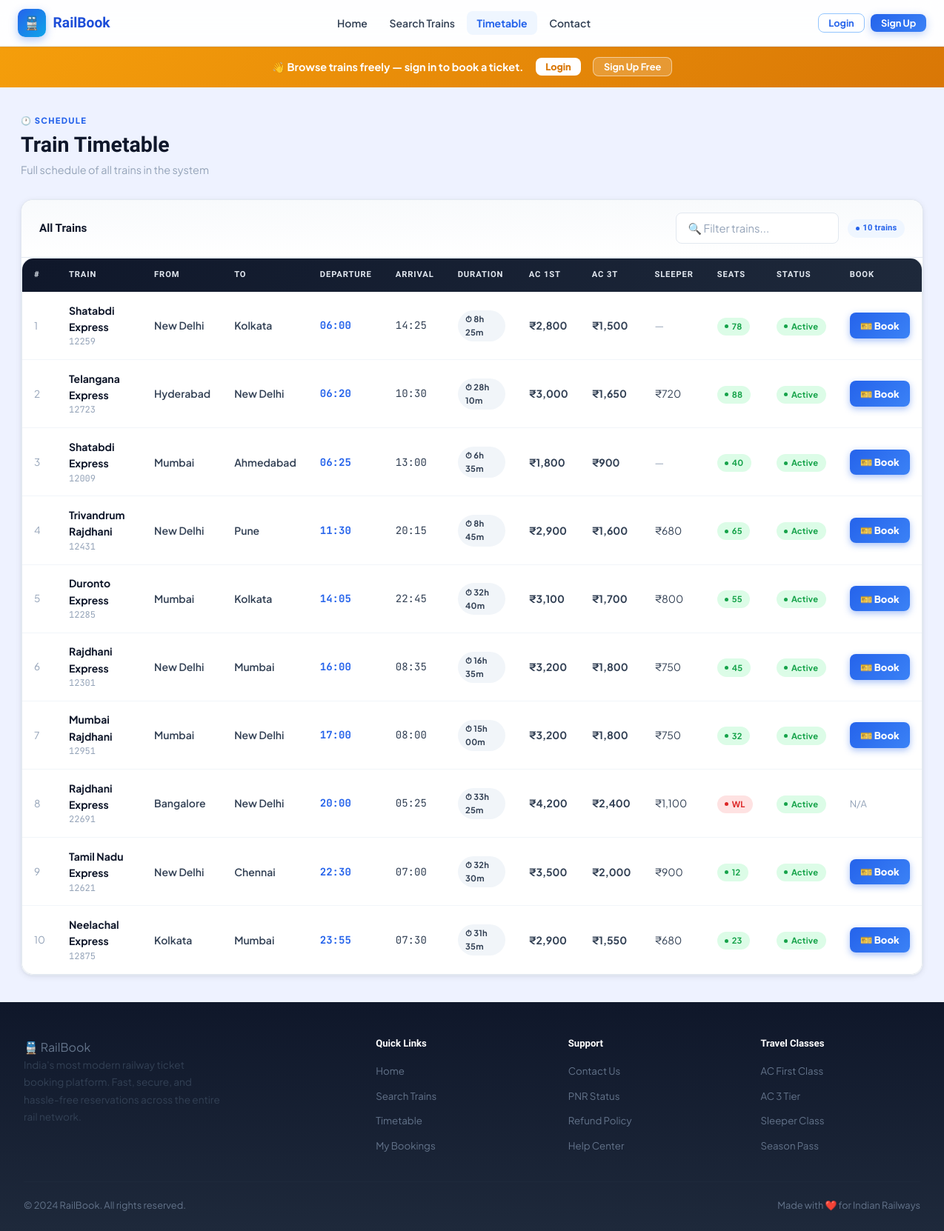
Screenshot of /timetable.php with the database file from the repository.
### tables this page shows
CREATE TABLE IF NOT EXISTS trains (
    id INT AUTO_INCREMENT PRIMARY KEY,
    train_number VARCHAR(10) NOT NULL UNIQUE,
    train_name VARCHAR(100) NOT NULL,
    from_city VARCHAR(50) NOT NULL,
    to_city VARCHAR(50) NOT NULL,
    departure_time TIME NOT NULL,
    arrival_time TIME NOT NULL,
    duration VARCHAR(20),
    total_seats INT DEFAULT 100,
    available_seats INT DEFAULT 100,
    fare_ac1 DECIMAL(10,2) DEFAULT 2500.00,
    fare_ac3 DECIMAL(10,2) DEFAULT 1200.00,
    fare_sleeper DECIMAL(10,2) DEFAULT 500.00,
    status ENUM('active','cancelled','delayed') DEFAULT 'active',
    days_of_run VARCHAR(100) DEFAULT 'Mon,Tue,Wed,Thu,Fri,Sat,Sun'
);

### config.php (called while the page is built, shortened)
<?php
function isLoggedIn() {
    return isset($_SESSION['user_id']);
}
?>

### timetable.php (the view, shortened to what this page needs)
<?php
require_once 'config.php';
$conn = getDB();
$trains = $conn->query("SELECT * FROM trains ORDER BY departure_time ASC")->fetch_all(MYSQLI_ASSOC);
?>
<!DOCTYPE html>
<html lang="en">
<head>
    <link rel="stylesheet" href="assets/css/style.css">
</head>
<body>
<?php include 'includes/navbar.php'; ?>
<?php if(!isLoggedIn()): ?>
<div style="background:linear-gradient(135deg,#F59E0B,#D97706);padding:.9rem 2rem;text-align:center;">
    <div style="max-width:1280px;margin:0 auto;display:flex;align-items:center;justify-content:center;gap:1rem;flex-wrap:wrap;">
        <span style="color:white;font-weight:700;font-size:.9rem;">👋 Browse trains freely — <strong>sign in to book a ticket.</strong></span>
        <a href="login.php" class="btn btn-sm" style="background:white;color:#D97706;font-weight:800;">Login</a>
        <a href="signup.php" class="btn btn-sm" style="background:rgba(255,255,255,.18);color:white;border:1.5px solid rgba(255,255,255,.5);">Sign Up Free</a>
    </div>
</div>
<?php endif; ?>
<div class="page-wrapper">
    <div class="page-header">
        <span class="section-label">🕐 Schedule</span>
        <h1 class="page-title">Train Timetable</h1>
        <p class="page-subtitle">Full schedule of all trains in the system</p>
    </div>
    <div class="card">
        <div class="card-header">
            All Trains
            <div style="display:flex;gap:0.75rem;align-items:center;">
                <input type="text" id="tt-filter" class="form-control" style="width:220px;" placeholder="🔍 Filter trains..." oninput="filterTimetable()">
                <span class="badge badge-info"><?= count($trains) ?> trains</span>
            </div>
        </div>
        <div class="table-wrap">
            <table id="tt-table">
                <thead>
                    <tr><th>#</th><th>Train</th><th>From</th><th>To</th><th>Departure</th><th>Arrival</th><th>Duration</th><th>AC 1st</th><th>AC 3T</th><th>Sleeper</th><th>Seats</th><th>Status</th><th>Book</th></tr>
                </thead>
                <tbody>
                    <?php foreach($trains as $i=>$t): ?>
                    <tr data-search="<?= strtolower($t['train_name'].' '.$t['train_number'].' '.$t['from_city'].' '.$t['to_city']) ?>">
                        <td style="color:var(--ink-4);font-size:0.85rem;"><?= $i+1 ?></td>
                        <td>
                            <div style="font-weight:700;color:var(--ink-1);"><?= htmlspecialchars($t['train_name']) ?></div>
                            <div style="font-family:'JetBrains Mono',monospace;font-size:0.75rem;color:var(--ink-4);"><?= $t['train_number'] ?></div>
                        </td>
                        <td style="font-weight:600;"><?= htmlspecialchars($t['from_city']) ?></td>
                        <td style="font-weight:600;"><?= htmlspecialchars($t['to_city']) ?></td>
                        <td style="font-family:'JetBrains Mono',monospace;font-weight:700;color:var(--c-brand);"><?= date('H:i',strtotime($t['departure_time'])) ?></td>
                        <td style="font-family:'JetBrains Mono',monospace;"><?= date('H:i',strtotime($t['arrival_time'])) ?></td>
                        <td><span class="badge badge-secondary">⏱ <?= $t['duration'] ?></span></td>
                        <td style="font-weight:700;">₹<?= number_format($t['fare_ac1'],0) ?></td>
                        <td style="font-weight:700;">₹<?= number_format($t['fare_ac3'],0) ?></td>
                        <td><?= $t['fare_sleeper']>0 ? '₹'.number_format($t['fare_sleeper'],0) : '<span style="color:var(--ink-4);">—</span>' ?></td>
                        <td>
                            <?php if($t['available_seats']>10): ?><span class="badge badge-success"><?= $t['available_seats'] ?></span>
                            <?php elseif($t['available_seats']>0): ?><span class="badge badge-warning"><?= $t['available_seats'] ?></span>
                            <?php else: ?><span class="badge badge-danger">WL</span><?php endif; ?>
                        </td>
                        <td>
                            <?php if($t['status']==='active'): ?><span class="badge badge-success">Active</span>
                            <?php elseif($t['status']==='delayed'): ?><span class="badge badge-warning">Delayed</span>
                            <?php else: ?><span class="badge badge-danger">Cancelled</span><?php endif; ?>
                        </td>
                        <td>
                            <?php if($t['status']==='active' && $t['available_seats']>0): ?>
                            <a href="book-ticket.php?train_id=<?= $t['id'] ?>&date=<?= date('Y-m-d') ?>"
   style="display:inline-flex;align-items:center;gap:0.3rem;background:linear-gradient(135deg,#2563EB,#3B82F6);color:white;padding:0.42rem 0.9rem;border-radius:8px;font-size:0.82rem;font-weight:800;text-decoration:none;box-shadow:0 3px 10px rgba(37,99,235,0.4);white-space:nowrap;transition:all 0.2s;"
   onmouseover="this.style.transform='translateY(-1px)';this.style.boxShadow='0 6px 16px rgba(37,99,235,0.55)'"
   onmouseout="this.style.transform='';this.style.boxShadow='0 3px 10px rgba(37,99,235,0.4)'">
   🎫 Book
</a>
                            <?php else: ?>
                            <span style="color:var(--ink-4);font-size:0.8rem;">N/A</span>
                            <?php endif; ?>
                        </td>
                    </tr>
                    <?php endforeach; ?>
                </tbody>
            </table>
        </div>
    </div>
</div>
<?php include 'includes/footer.php'; ?>
</body></html>

### includes/navbar.php (shortened to what this page needs)
<?php
$current = basename($_SERVER['PHP_SELF']);
?>
<nav class="navbar">
    <div class="navbar-inner">
        <a href="index.php" class="navbar-brand">
            <div class="brand-icon">🚆</div>
            RailBook
        </a>
        <ul class="navbar-nav">
            <li><a href="index.php" class="<?= $current==='index.php'?'active':'' ?>">Home</a></li>
            <li><a href="search.php" class="<?= $current==='search.php'?'active':'' ?>">Search Trains</a></li>
            <li><a href="timetable.php" class="<?= $current==='timetable.php'?'active':'' ?>">Timetable</a></li>
            <li><a href="contact.php" class="<?= $current==='contact.php'?'active':'' ?>">Contact</a></li>
        </ul>
        <div class="navbar-actions">
            <?php if(isset($_SESSION['user_id'])): ?>
                <a href="profile.php" style="display:flex;align-items:center;gap:0.5rem;font-size:0.88rem;color:var(--text-secondary);font-weight:700;text-decoration:none;padding:0.3rem 0.7rem;border-radius:8px;transition:all 0.2s;" onmouseover="this.style.background='var(--blue-50)';this.style.color='var(--primary)'" onmouseout="this.style.background='';this.style.color='var(--text-secondary)'">
                    <div style="width:28px;height:28px;border-radius:50%;background:linear-gradient(135deg,var(--blue-600),var(--sky-500));display:flex;align-items:center;justify-content:center;font-size:0.75rem;font-weight:800;color:white;flex-shrink:0;"><?= strtoupper(substr($_SESSION['full_name']??$_SESSION['username']??'U',0,1)) ?></div>
                    <?= htmlspecialchars($_SESSION['full_name'] ?? $_SESSION['username']) ?>
                </a>
                <?php if($_SESSION['role']==='admin'): ?>
                <a href="admin/index.php" class="btn btn-sm btn-outline">⚙️ Admin</a>
                <?php endif; ?>
                <a href="logout.php" class="btn btn-sm btn-ghost" onclick="return confirm('Logout?')">Logout</a>
            <?php else: ?>
                <a href="login.php" class="btn btn-sm btn-outline">Login</a>
                <a href="signup.php" class="btn btn-sm btn-primary">Sign Up</a>
            <?php endif; ?>
        </div>
    </div>
</nav>

### includes/footer.php (shortened to what this page needs)
<footer>
    <div class="footer-inner">
        <div class="footer-grid">
            <div class="footer-brand">
                <div class="brand-name">🚆 RailBook</div>
                <p>India's most modern railway ticket booking platform. Fast, secure, and hassle-free reservations across the entire rail network.</p>
            </div>
            <div class="footer-col">
                <h4>Quick Links</h4>
                <ul>
                    <li><a href="index.php">Home</a></li>
                    <li><a href="search.php">Search Trains</a></li>
                    <li><a href="timetable.php">Timetable</a></li>
                    <li><a href="my-bookings.php">My Bookings</a></li>
                </ul>
            </div>
            <div class="footer-col">
                <h4>Support</h4>
                <ul>
                    <li><a href="contact.php">Contact Us</a></li>
                    <li><a href="#">PNR Status</a></li>
                    <li><a href="#">Refund Policy</a></li>
                    <li><a href="#">Help Center</a></li>
                </ul>
            </div>
            <div class="footer-col">
                <h4>Travel Classes</h4>
                <ul>
                    <li><a href="#">AC First Class</a></li>
                    <li><a href="#">AC 3 Tier</a></li>
                    <li><a href="#">Sleeper Class</a></li>
                    <li><a href="#">Season Pass</a></li>
                </ul>
            </div>
        </div>
        <div class="footer-bottom">
            <span>© 2024 RailBook. All rights reserved.</span>
            <span>Made with ❤️ for Indian Railways</span>
        </div>
    </div>
</footer>

### rows the page displays
trains: train_name "Shatabdi Express", train_number "12259", from_city "New Delhi", to_city "Kolkata", departure_time "06:00", arrival_time "14:25", duration "8h 25m", fare_ac1 "2,800", fare_ac3 "1,500", available_seats "78", status "Active"
trains: train_name "Telangana Express", train_number "12723", from_city "Hyderabad", to_city "New Delhi", departure_time "06:20", arrival_time "10:30", duration "28h 10m", fare_ac1 "3,000", fare_ac3 "1,650", fare_sleeper "720", available_seats "88", status "Active"
trains: train_name "Shatabdi Express", train_number "12009", from_city "Mumbai", to_city "Ahmedabad", departure_time "06:25", arrival_time "13:00", duration "6h 35m", fare_ac1 "1,800", fare_ac3 "900", available_seats "40", status "Active"
trains: train_name "Trivandrum Rajdhani", train_number "12431", from_city "New Delhi", to_city "Pune", departure_time "11:30", arrival_time "20:15", duration "8h 45m", fare_ac1 "2,900", fare_ac3 "1,600", fare_sleeper "680", available_seats "65", status "Active"
trains: train_name "Duronto Express", train_number "12285", from_city "Mumbai", to_city "Kolkata", departure_time "14:05", arrival_time "22:45", duration "32h 40m", fare_ac1 "3,100", fare_ac3 "1,700", fare_sleeper "800", available_seats "55", status "Active"
trains: train_name "Rajdhani Express", train_number "12301", from_city "New Delhi", to_city "Mumbai", departure_time "16:00", arrival_time "08:35", duration "16h 35m", fare_ac1 "3,200", fare_ac3 "1,800", fare_sleeper "750", available_seats "45", status "Active"
trains: train_name "Mumbai Rajdhani", train_number "12951", from_city "Mumbai", to_city "New Delhi", departure_time "17:00", arrival_time "08:00", duration "15h 00m", fare_ac1 "3,200", fare_ac3 "1,800", fare_sleeper "750", available_seats "32", status "Active"
trains: train_name "Rajdhani Express", train_number "22691", from_city "Bangalore", to_city "New Delhi", departure_time "20:00", arrival_time "05:25", duration "33h 25m", fare_ac1 "4,200", fare_ac3 "2,400", fare_sleeper "1,100", available_seats "WL", status "Active"
trains: train_name "Tamil Nadu Express", train_number "12621", from_city "New Delhi", to_city "Chennai", departure_time "22:30", arrival_time "07:00", duration "32h 30m", fare_ac1 "3,500", fare_ac3 "2,000", fare_sleeper "900", available_seats "12", status "Active"
trains: train_name "Neelachal Express", train_number "12875", from_city "Kolkata", to_city "Mumbai", departure_time "23:55", arrival_time "07:30", duration "31h 35m", fare_ac1 "2,900", fare_ac3 "1,550", fare_sleeper "680", available_seats "23", status "Active"

### other values shown
count($trains) "10"
